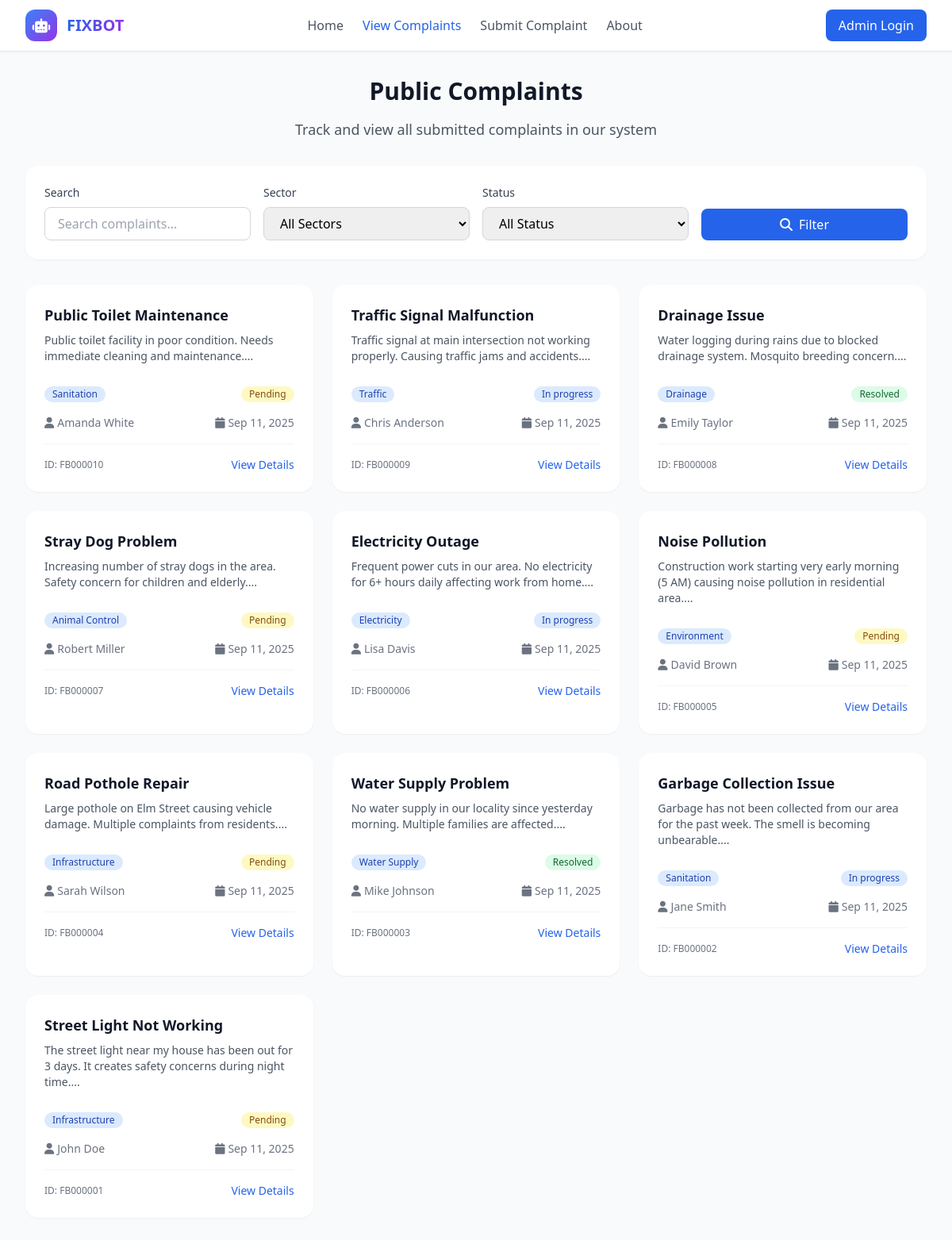
/public_complaints.php, run on the app's committed database.
### tables this page shows
CREATE TABLE `complain` (
  `id` int(11) NOT NULL AUTO_INCREMENT,
  `name` varchar(50) NOT NULL,
  `email` varchar(100) NOT NULL,
  `phone` varchar(15) NOT NULL,
  `address` text NOT NULL,
  `title` varchar(100) NOT NULL,
  `description` text NOT NULL,
  `sector` varchar(50) NOT NULL,
  `status` varchar(20) DEFAULT 'pending',
  `priority` varchar(10) DEFAULT 'medium',
  `assigned_to` varchar(50) DEFAULT NULL,
  `created_at` timestamp NOT NULL DEFAULT CURRENT_TIMESTAMP,
  `updated_at` timestamp NOT NULL DEFAULT CURRENT_TIMESTAMP ON UPDATE CURRENT_TIMESTAMP,
  PRIMARY KEY (`id`),
  KEY `idx_status` (`status`),
  KEY `idx_priority` (`priority`),
  KEY `idx_sector` (`sector`),
  KEY `idx_created_at` (`created_at`),
  KEY `idx_assigned_to` (`assigned_to`)
);

### public_complaints.php (the view, shortened to what this page needs)
<?php
require_once 'dbconfig.php';
$search = $_GET['search'] ?? '';
$page = intval($_GET['page'] ?? 1);
$limit = 12;
$where_conditions = [];
$where_clause = !empty($where_conditions) ? 'WHERE ' . implode(' AND ', $where_conditions) : '';
$offset = ($page - 1) * $limit;
$query = "SELECT * FROM complain $where_clause ORDER BY created_at DESC LIMIT $limit OFFSET $offset";
$result = mysqli_query($conn, $query);
$complaints = [];
while ($row = mysqli_fetch_assoc($result)) {
    $complaints[] = $row;
}
?>
<!DOCTYPE html>
<html lang="en">
<head>
    <script src="https://cdn.tailwindcss.com"></script>
    <link rel="stylesheet" href="https://cdnjs.cloudflare.com/ajax/libs/font-awesome/6.4.0/css/all.min.css">
</head>
<body class="bg-gray-50">
    <header class="bg-white shadow-sm border-b">
        <div class="max-w-7xl mx-auto px-4 sm:px-6 lg:px-8">
            <div class="flex items-center justify-between h-16">
                <div class="flex items-center space-x-3">
                    <div class="w-10 h-10 bg-gradient-to-br from-blue-500 to-purple-600 rounded-xl flex items-center justify-center">
                        <i class="fas fa-robot text-white text-lg"></i>
                    </div>
                    <span class="text-xl font-bold bg-gradient-to-r from-blue-600 to-purple-600 bg-clip-text text-transparent">
                    </span>
                </div>
                <nav class="hidden md:flex space-x-6">
                    <a href="index.php" class="text-gray-600 hover:text-blue-600">Home</a>
                    <a href="public_complaints.php" class="text-blue-600 font-medium">View Complaints</a>
                    <a href="complaintform.php" class="text-gray-600 hover:text-blue-600">Submit Complaint</a>
                    <a href="about.php" class="text-gray-600 hover:text-blue-600">About</a>
                </nav>
                <a href="admin/" class="bg-blue-600 text-white px-4 py-2 rounded-lg hover:bg-blue-700">
                    Admin Login
                </a>
            </div>
        </div>
    </header>
    <main class="max-w-7xl mx-auto px-4 sm:px-6 lg:px-8 py-8">
        <div class="text-center mb-8">
            <h1 class="text-3xl font-bold text-gray-900 mb-4">Public Complaints</h1>
            <p class="text-lg text-gray-600">Track and view all submitted complaints in our system</p>
        </div>
        <div class="bg-white rounded-2xl p-6 shadow-sm mb-8">
            <form method="GET" class="grid grid-cols-1 md:grid-cols-4 gap-4">
                <div>
                    <label class="block text-sm font-medium text-gray-700 mb-2">Search</label>
                    <input type="text" name="search" value="<?php echo htmlspecialchars($search); ?>"
                           placeholder="Search complaints..."
                           class="w-full border border-gray-300 rounded-lg px-4 py-2 focus:ring-2 focus:ring-blue-500 focus:border-blue-500">
                </div>
                <div>
                    <label class="block text-sm font-medium text-gray-700 mb-2">Sector</label>
                    <select name="sector" class="w-full border border-gray-300 rounded-lg px-4 py-2 focus:ring-2 focus:ring-blue-500 focus:border-blue-500">
                        <option value="">All Sectors</option>
                    </select>
                </div>
                <div>
                    <label class="block text-sm font-medium text-gray-700 mb-2">Status</label>
                    <select name="status" class="w-full border border-gray-300 rounded-lg px-4 py-2 focus:ring-2 focus:ring-blue-500 focus:border-blue-500">
                        <option value="">All Status</option>
                    </select>
                </div>
                <div class="flex items-end">
                    <button type="submit" class="w-full bg-blue-600 text-white px-4 py-2 rounded-lg hover:bg-blue-700">
                        <i class="fas fa-search mr-2"></i>Filter
                    </button>
                </div>
            </form>
        </div>
        <div class="grid grid-cols-1 md:grid-cols-2 lg:grid-cols-3 gap-6 mb-8">
            <?php foreach ($complaints as $complaint): ?>
            <div class="bg-white rounded-2xl p-6 shadow-sm hover:shadow-md transition-shadow">
                <div class="flex items-start justify-between mb-4">
                    <div class="flex-1">
                        <h3 class="text-lg font-semibold text-gray-900 mb-2">
                            <?php echo htmlspecialchars($complaint['title']); ?>
                        </h3>
                        <p class="text-sm text-gray-600 mb-3">
                            <?php echo htmlspecialchars(substr($complaint['description'], 0, 120)) . '...'; ?>
                        </p>
                    </div>
                </div>
                <div class="flex items-center justify-between mb-4">
                    <span class="inline-flex items-center px-2.5 py-0.5 rounded-full text-xs font-medium bg-blue-100 text-blue-800">
                        <?php echo htmlspecialchars($complaint['sector']); ?>
                    </span>
                    <?php
                    $statusColors = [
                        'pending' => 'bg-yellow-100 text-yellow-800',
                        'in_progress' => 'bg-blue-100 text-blue-800',
                        'resolved' => 'bg-green-100 text-green-800',
                        'closed' => 'bg-gray-100 text-gray-800'
                    ];
                    $status_display = $complaint['status'] ?? 'pending';
                    ?>
                    <span class="inline-flex items-center px-2.5 py-0.5 rounded-full text-xs font-medium <?php echo $statusColors[$status_display]; ?>">
                        <?php echo ucfirst(str_replace('_', ' ', $status_display)); ?>
                    </span>
                </div>
                <div class="flex items-center justify-between text-sm text-gray-500">
                    <div class="flex items-center">
                        <i class="fas fa-user mr-1"></i>
                        <?php echo htmlspecialchars($complaint['name']); ?>
                    </div>
                    <div class="flex items-center">
                        <i class="fas fa-calendar mr-1"></i>
                        <?php echo date('M j, Y', strtotime($complaint['created_at'])); ?>
                    </div>
                </div>
                <div class="mt-4 pt-4 border-t border-gray-100">
                    <div class="flex items-center justify-between">
                        <span class="text-xs text-gray-500">
                            ID: FB<?php echo str_pad($complaint['id'], 6, '0', STR_PAD_LEFT); ?>
                        </span>
                        <button onclick="viewComplaint(<?php echo $complaint['id']; ?>)"
                                class="text-blue-600 hover:text-blue-800 text-sm font-medium">
                            View Details
                        </button>
                    </div>
                </div>
            </div>
            <?php endforeach; ?>
        </div>
    </main>
</body>
</html>

### data on the page
complain: title "Public Toilet Maintenance", description "Public toilet facility in poor condition. Needs immediate cleaning and maintenance.", sector "Sanitation", status "Pending", name "Amanda White", created_at "Sep 11, 2025", id "000010"
complain: title "Traffic Signal Malfunction", description "Traffic signal at main intersection not working properly. Causing traffic jams and accidents.", sector "Traffic", status "In progress", name "Chris Anderson", created_at "Sep 11, 2025", id "000009"
complain: title "Drainage Issue", description "Water logging during rains due to blocked drainage system. Mosquito breeding concern.", sector "Drainage", status "Resolved", name "Emily Taylor", created_at "Sep 11, 2025", id "000008"
complain: title "Stray Dog Problem", description "Increasing number of stray dogs in the area. Safety concern for children and elderly.", sector "Animal Control", status "Pending", name "Robert Miller", created_at "Sep 11, 2025", id "000007"
complain: title "Electricity Outage", description "Frequent power cuts in our area. No electricity for 6+ hours daily affecting work from home.", sector "Electricity", status "In progress", name "Lisa Davis", created_at "Sep 11, 2025", id "000006"
complain: title "Noise Pollution", description "Construction work starting very early morning (5 AM) causing noise pollution in residential area.", sector "Environment", status "Pending", name "David Brown", created_at "Sep 11, 2025", id "000005"
complain: title "Road Pothole Repair", description "Large pothole on Elm Street causing vehicle damage. Multiple complaints from residents.", sector "Infrastructure", status "Pending", name "Sarah Wilson", created_at "Sep 11, 2025", id "000004"
complain: title "Water Supply Problem", description "No water supply in our locality since yesterday morning. Multiple families are affected.", sector "Water Supply", status "Resolved", name "Mike Johnson", created_at "Sep 11, 2025", id "000003"
complain: title "Garbage Collection Issue", description "Garbage has not been collected from our area for the past week. The smell is becoming unbearable.", sector "Sanitation", status "In progress", name "Jane Smith", created_at "Sep 11, 2025", id "000002"
complain: title "Street Light Not Working", description "The street light near my house has been out for 3 days. It creates safety concerns during night time.", sector "Infrastructure", status "Pending", name "John Doe", created_at "Sep 11, 2025", id "000001"
